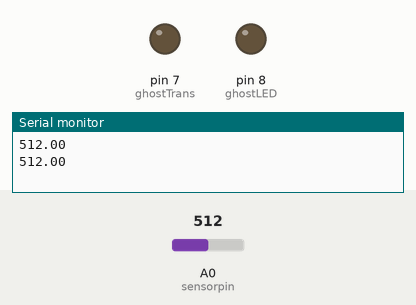
A sketch run on a simulated Arduino Uno, built with avr-gcc and run on an emulated ATmega328P. On the bench: output pins drawn as LEDs (lit = HIGH), the last lines printed to the serial monitor. The test bench sets the inputs (shaded band); at power-on: A0 (sensorpin) = 512.

Above: at 6.2 s.
6.3 s: A0 (sensorpin) set to 593
8.2 s: A0 (sensorpin) set to 618
At 9.9 s:
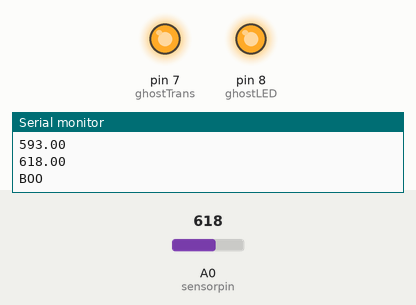
Timing chart, 0 to 11.4 s (numbered marks = the images above; inputs shaded):
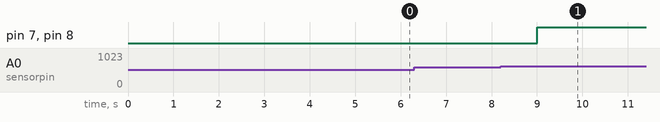

The sketch:

PIRSensorGhost.ino
```cpp
//How it's wired:
//2N3904 (https://www.sparkfun.com/datasheets/Components/2N3904.pdf) transistor as the switch
//47k-ohm resistor to the base
//LED strip wired directly to ghostLED digital out
//Using 9V, 1A power supply
//HC-SR501 PIR sensor (half covered in electrical tape, and nobs adjusted)
//https://www.mpja.com/download/31227sc.pdf


int sensorpin = 0;                 // analog pin used to connect the sharp sensor
float dist = 0.0;                 // variable to store the distance from sensor(initially zero)
int count = 0;						// count of times the IR path reported "broken"

// Pin 7 has a transistor connected to it
int ghostTrans = 7;

// Pin 8 has an LED connected to it
int ghostLED = 8;


void setup()
{
  Serial.begin(9600);               // starts the serial monitor
  pinMode(ghostTrans, OUTPUT);
  pinMode(ghostLED, OUTPUT);
  delay(5000);
}

void loop()
{
  dist = analogRead(sensorpin);       // reads the value of the sharp sensor
  //dist = 10.0;
  Serial.println(dist);            // prints the value of the sensor to the serial monitor
  if (dist > 600.0)
  {

  		Serial.println("BOO");
  		digitalWrite(ghostTrans, HIGH);
  		digitalWrite(ghostLED, HIGH);
  		delay(15000);
  		digitalWrite(ghostLED, LOW);
  		digitalWrite(ghostTrans, LOW);
  }
  delay(1000);                    // wait for this much time before printing next value
}
```

Measured:
- the behaviour switches between 600 and 601 on A0 (sensorpin) (found by bisection; images 0 and 1)
- after the input at 8.2 s, pin 7 (ghostTrans), pin 8 (ghostLED): LOW → HIGH after 0.80 s
